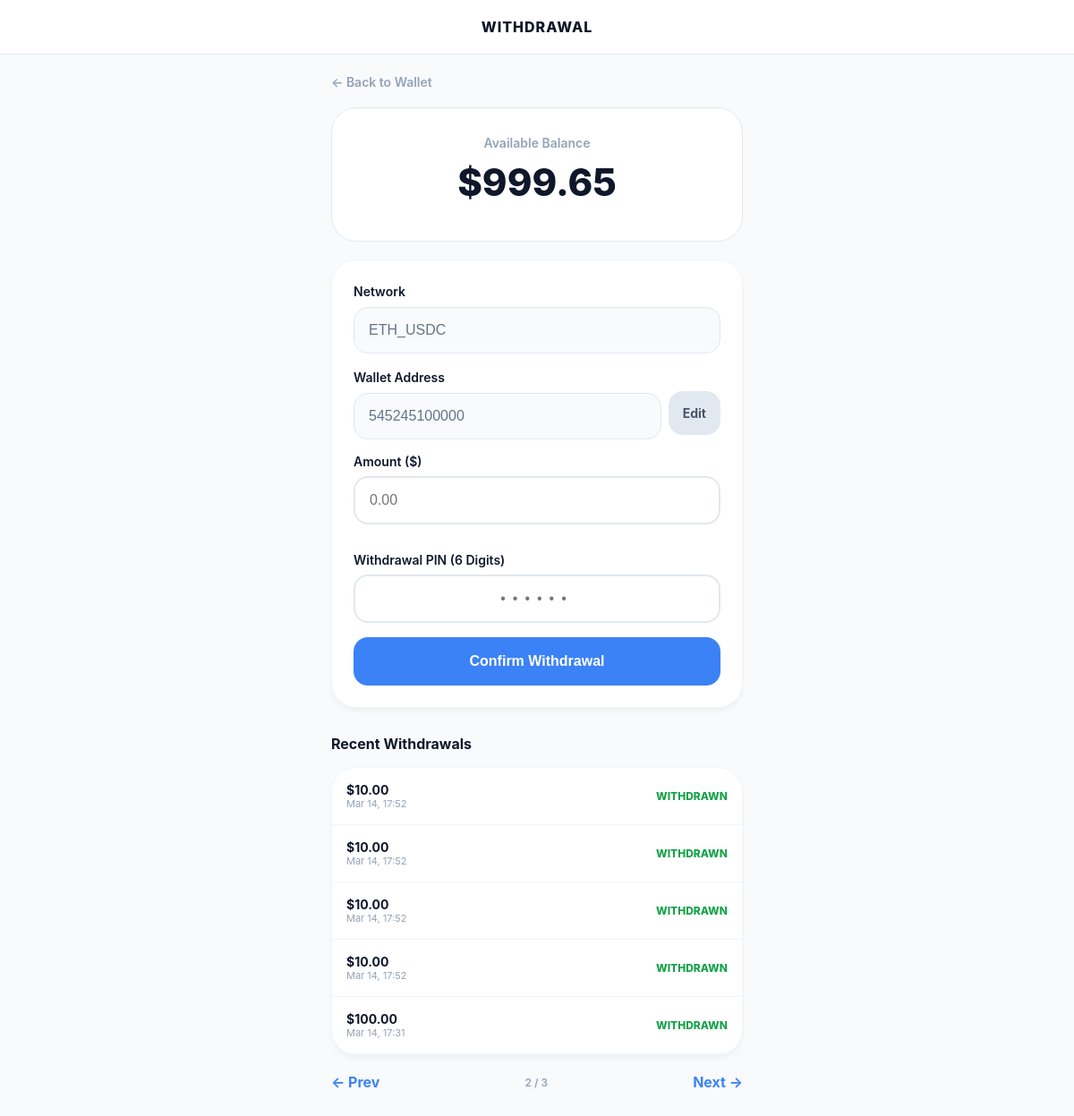
The page /withdraw/?page=2 (signed in) on the database its author committed.
### Catalog/models.py (models this page shows, shortened)
class Profile(models.Model):
    VIP_CONFIG = {
        1: {'rate': Decimal('1.0'), 'limit': 40},
        2: {'rate': Decimal('1.4'), 'limit': 45},
        3: {'rate': Decimal('2.0'), 'limit': 50},
        4: {'rate': Decimal('2.8'), 'limit': 55},
        5: {'rate': Decimal('4.0'), 'limit': 60},
    }
    user = models.OneToOneField(User, on_delete=models.CASCADE, related_name='profile')
    wallet_address = models.CharField(max_length=255, blank=True, null=True)
    network = models.CharField(max_length=50, default='ETH_USDC')
    balance = models.DecimalField(max_digits=12, decimal_places=2, default=Decimal('0.00'))
    phone_number = models.CharField(max_length=20, blank=True, null=True, unique=True)
    total_earned = models.DecimalField(max_digits=12, decimal_places=2, default=Decimal('0.00'))
    current_progress = models.IntegerField(default=0)
    vip_level = models.IntegerField(default=1)
    withdrawal_pin = models.CharField(max_length=6, default="000000")
    created_at = models.DateTimeField(auto_now_add=True)
    updated_at = models.DateTimeField(auto_now=True)

class Order(models.Model):
    STATUS_CHOICES = [
        ('scheduled', 'Scheduled'),
        ('pending', 'Pending'),
        ('completed', 'Completed'),
        ('frozen', 'Frozen'),
        ('withdrawal', 'Withdrawal Pending'),
        ('withdrawn', 'Withdrawn/Paid'),
        ('rejected', 'Rejected'),
    ]
    user = models.ForeignKey(User, on_delete=models.CASCADE, related_name='orders', null=True, blank=True)
    product_name = models.CharField(max_length=255)
    image_url = models.URLField(max_length=500, blank=True, null=True)
    price = models.DecimalField(max_digits=12, decimal_places=2, default=Decimal('0.00'))
    profit = models.DecimalField(max_digits=12, decimal_places=2, default=Decimal('0.00'))
    commission_rate = models.DecimalField(max_digits=5, decimal_places=2, default=Decimal('0.50'))
    status = models.CharField(max_length=20, choices=STATUS_CHOICES, default='pending')
    created_at = models.DateTimeField(auto_now_add=True)
    scheduled_at = models.IntegerField(null=True, blank=True)

### Catalog/views.py (the view, shortened to what this page needs)
# urls.py: path('withdraw/', views.withdraw_funds, name='withdraw_funds'),
@login_required(login_url='user_login')
def withdraw_funds(request):
    profile = request.user.profile
    withdrawals = Order.objects.filter(user=request.user, status__in=['withdrawal', 'withdrawn']).order_by('-created_at')
    paginator = Paginator(withdrawals, 5)
    page_obj = paginator.get_page(request.GET.get('page'))
    return render(request, 'users/withdrawal.html', {'profile': profile, 'withdrawals': page_obj})

### Catalog/templates/users/withdrawal.html (shortened to what this page needs)
<!DOCTYPE html>
<html lang="en">
<head>
</head>
<body>
    <nav><span style="font-weight: 800; letter-spacing: 1px;">WITHDRAWAL</span></nav>
    <main class="container">
        <a href="{% url 'user_wallet' %}" class="back-link">← Back to Wallet</a>
        <div class="balance-card">
            <div style="font-size: 14px; color: var(--inactive); font-weight: 600;">Available Balance</div>
            <div style="font-size: 42px; font-weight: 800; color: var(--dark); margin: 10px 0;">${{ profile.balance|floatformat:2 }}</div>
        </div>
        <div class="card">
            <form method="POST">
                <label style="font-weight: 600; font-size: 14px;">Network</label>
                <input type="text" name="network" value="{{ profile.network|default:'Not Set' }}" readonly class="locked-input">
                <label style="font-weight: 600; font-size: 14px;">Wallet Address</label>
                <div style="display: flex; gap: 8px; align-items: center; margin-bottom: 16px;">
                    <input type="text" name="wallet_address" value="{{ profile.wallet_address|default:'Not Set' }}" readonly class="locked-input" style="margin-bottom: 0;">
                    <a href="{% url 'edit_wallet' %}" style="padding: 16px; background: #e2e8f0; color: #475569; text-decoration: none; border-radius: 16px; font-weight: 700; font-size: 14px;">Edit</a>
                </div>
                <label style="font-weight: 600; font-size: 14px; display: block;">Amount ($)</label>
                <input type="number" name="amount" id="amount" step="0.01" placeholder="0.00" required>
                <label style="font-weight: 600; font-size: 14px; display: block; margin-top: 15px;">Withdrawal PIN (6 Digits)</label>
                <input type="password"
                    name="pin"
                    id="pin"
                    placeholder="••••••"
                    inputmode="numeric"
                    pattern="[0-9]{6}"
                    maxlength="6"
                    required
                    style="letter-spacing: 8px; text-align: center;">
                <button type="submit">Confirm Withdrawal</button>
            </form>
        </div>
        <h3 style="font-size: 16px; margin-top: 30px;">Recent Withdrawals</h3>
        <div class="card" style="padding: 0;">
            {% for w in withdrawals %}
            <div style="padding: 16px; border-bottom: 1px solid #f1f5f9; display: flex; justify-content: space-between; align-items: center;">
                <div>
                    <div style="font-size: 14px; font-weight: 700;">${{ w.price }}</div>
                    <div style="font-size: 11px; color: var(--inactive);">{{ w.created_at|date:"M d, H:i" }}</div>
                </div>
                <div style="font-size: 12px; font-weight: 800; color: {% if w.status == 'withdrawn' %}#16a34a{% elif w.status == 'rejected' %}#ef4444{% else %}#f59e0b{% endif %};">
                    {{ w.status|upper }}
                </div>
            </div>
            {% empty %}
            <div style="padding: 20px; text-align: center; color: var(--inactive); font-size: 13px;">No history found</div>
            {% endfor %}
        </div>
        <div style="display: flex; justify-content: space-between; align-items: center; margin-top: 10px;">
            {% if withdrawals.has_previous %}
                <a href="?page={{ withdrawals.previous_page_number }}" style="text-decoration: none; font-weight: 700; color: var(--primary);">← Prev</a>
            {% else %} <span style="color: #cbd5e1;">← Prev</span> {% endif %}
            <span style="font-size: 12px; font-weight: 600; color: var(--inactive);">{{ withdrawals.number }} / {{ withdrawals.paginator.num_pages }}</span>
            {% if withdrawals.has_next %}
                <a href="?page={{ withdrawals.next_page_number }}" style="text-decoration: none; font-weight: 700; color: var(--primary);">Next →</a>
            {% else %} <span style="color: #cbd5e1;">Next →</span> {% endif %}
        </div>
    </main>
</body>
</html>

### Catalog/templates/users/withdrawal.html (style rules this page uses)
:root { --primary: #3b82f6; --inactive: #94a3b8; --bg: #f8fafc; --dark: #0f172a; }
* { box-sizing: border-box; -webkit-tap-highlight-color: transparent; }
body { margin: 0; background: var(--bg); font-family: -apple-system, system-ui, sans-serif; padding-bottom: 40px; color: var(--dark); }
nav { background: white; padding: 20px; text-align: center; border-bottom: 1px solid #e2e8f0; }
.container { padding: 20px; max-width: 500px; margin: 0 auto; }
.back-link { display: inline-flex; align-items: center; gap: 8px; color: var(--inactive); text-decoration: none; font-weight: 600; margin-bottom: 20px; font-size: 14px; }
.balance-card { background: white; padding: 30px; border-radius: 28px; border: 1px solid #e2e8f0; text-align: center; margin-bottom: 20px; }
.card { background: white; padding: 24px; border-radius: 28px; border: 1px solid #f1f5f9; box-shadow: 0 4px 6px -1px rgba(0,0,0,0.05); margin-bottom: 20px; }
input { width: 100%; padding: 16px; border: 2px solid #e2e8f0; border-radius: 16px; font-size: 16px; margin: 8px 0 16px 0; background: #fff; outline: none; transition: border-color 0.2s; }
.locked-input { background: #f8fafc; color: #64748b; cursor: not-allowed; border: 1px solid #e2e8f0; }
button { width: 100%; padding: 18px; background: var(--primary); color: white; border: none; border-radius: 16px; font-weight: 800; font-size: 16px; cursor: pointer; transition: opacity 0.2s; }

### rows shown on the page
Profile: balance "999.65", network "ETH_USDC", wallet_address "545245100000"
Order: price "10.00", created_at "Mar 14, 17:52", status "WITHDRAWN"
Order: price "10.00", created_at "Mar 14, 17:52", status "WITHDRAWN"
Order: price "10.00", created_at "Mar 14, 17:52", status "WITHDRAWN"
Order: price "10.00", created_at "Mar 14, 17:52", status "WITHDRAWN"
Order: price "100.00", created_at "Mar 14, 17:31", status "WITHDRAWN"

### other values the page prints
{{ withdrawals.number }} "2"
{{ withdrawals.paginator.num_pages }} "3"
